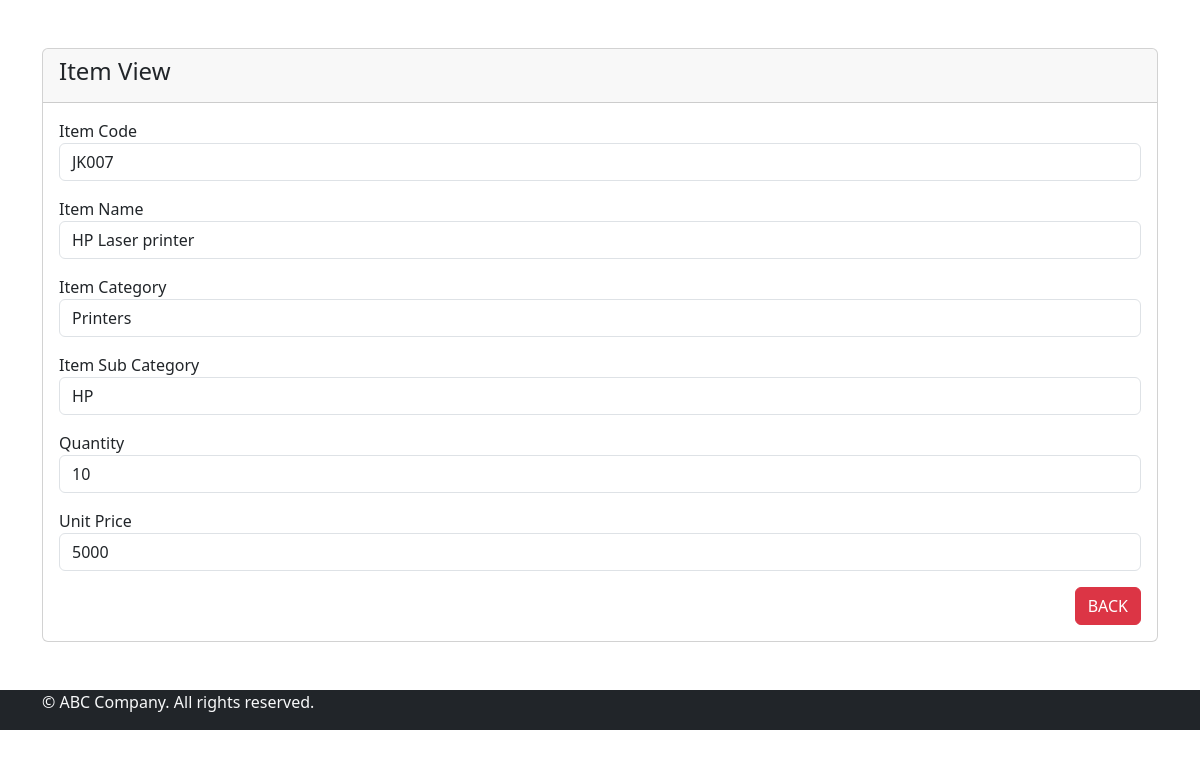
/item-view.php?id=1, run on the app's committed database.
### tables this page shows
CREATE TABLE `item` (
  `id` int(11) NOT NULL,
  `item_code` varchar(20) NOT NULL,
  `item_category` varchar(20) NOT NULL,
  `item_subcategory` varchar(20) NOT NULL,
  `item_name` varchar(20) NOT NULL,
  `quantity` varchar(20) NOT NULL,
  `unit_price` varchar(20) NOT NULL
);

CREATE TABLE `item_category` (
  `id` int(11) NOT NULL,
  `category` varchar(100) NOT NULL
);

CREATE TABLE `item_subcategory` (
  `id` int(11) NOT NULL,
  `sub_category` varchar(100) NOT NULL
);

### item-view.php (the view)
<?php
require 'dbcon.php';
?>
<?php include('header.php') ?>
    <div class="container mt-5 mb-5">
        <div class="row">
            <div class="col-md-12">
                <div class="card">
                    <div class="card-header">
                        <h4>Item View
                        </h4>
                    </div>
                    <div class="card-body">
                        <?php
                        if(isset($_GET['id'])){
                            $item_id = mysqli_real_escape_string($con,$_GET['id']);
                            $query = "SELECT * FROM item WHERE id = '$item_id'";
                            $query_run = mysqli_query($con,$query);
                            if(mysqli_num_rows($query_run) > 0){
                                $item = mysqli_fetch_array($query_run);
                                ?>
                                            <div class="mb-3">
                                                <label for="">Item Code</label>
                                                <p class="form-control">
                                                    <?=$item['item_code']; ?>
                                                </p>
                                            </div>
                                            <div class="mb-3">
                                                <label for="">Item Name</label>
                                                <p class="form-control">
                                                    <?=$item['item_name']; ?>
                                                </p>
                                            </div>
                                            <div class="mb-3">
                                                <label for="">Item Category</label>
                                                <p class="form-control">
                                                <?php
                                                    $item_category_id = $item['item_category'];
                                                    $query = "SELECT category FROM item_category WHERE id='$item_category_id'";
                                                    $query_run = mysqli_query($con,$query);
                                                    if(mysqli_num_rows($query_run) > 0){
                                                        $item_category = mysqli_fetch_array($query_run);
                                                        ?>
                                                        <?= $item_category['category'] ?>
                                                        <?php
                                                    }
                                                    else{
                                                        echo "<h5>No item category Found.</h5>";
                                                    }
                                                ?>
                                                </p>
                                            </div>
                                            <div class="mb-3">
                                                <label for="">Item Sub Category</label>
                                                <p class="form-control">
                                                <?php
                                                    $item_subcategory_id = $item['item_subcategory'];
                                                    $query = "SELECT sub_category FROM item_subcategory WHERE id='$item_subcategory_id'";
                                                    $query_run = mysqli_query($con,$query);
                                                    if(mysqli_num_rows($query_run) > 0){
                                                        $item_subcategory = mysqli_fetch_array($query_run);
                                                        ?>
                                                        <?= $item_subcategory['sub_category'] ?>
                                                        <?php
                                                    }
                                                    else{
                                                        echo "<h5>No item category Found.</h5>";
                                                    }
                                                ?>
                                                </p>
                                            </div>
                                            <div class="mb-3">
                                                <label for="">Quantity</label>
                                                <p class="form-control">
                                                    <?=$item['quantity']; ?>
                                                </p>
                                            </div>
                                            <div class="mb-3">
                                                <label for="">Unit Price</label>
                                                <p class="form-control">
                                                    <?=$item['unit_price']; ?>
                                                </p>
                                            </div>
                                            <div class="mb-3">
                                                <a href="index.php" class="btn btn-danger float-end">BACK</a>
                                            </div>
                                <?php
                            }
                            else{
                                echo "<h4>No such Id Found.</h4>";
                            }
                        }
                        ?>
                    </div>
                </div>
            </div>
        </div>
    </div>
<?php include('footer.php') ?>

### data on the page
item: item_code "JK007", item_name "HP Laser printer", quantity "10", unit_price "5000"
item_category: category "Printers"
item_subcategory: sub_category "HP"
